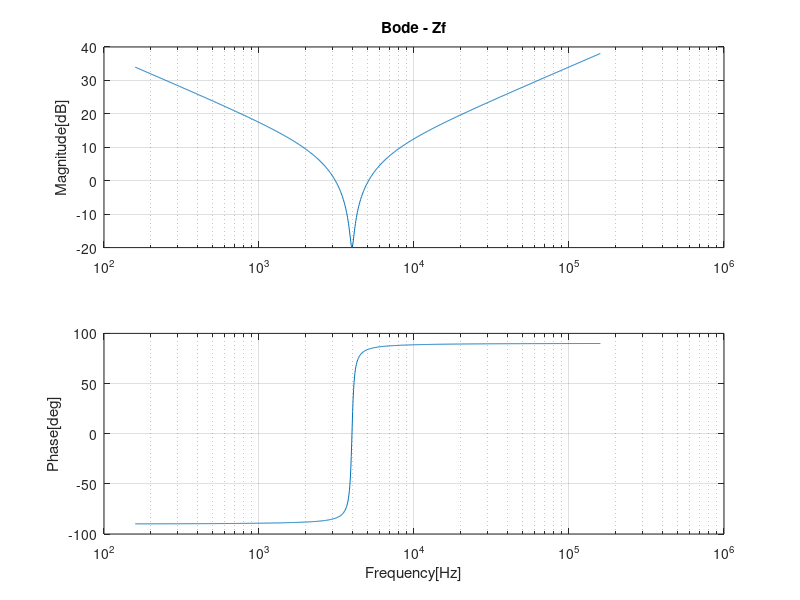

Write the MATLAB code that produced this figure.
% Series LC Filter

clear all; % clear all code
close all; % close all windows
clc; % command line clear

% Load the control package for transfer functions [tf]
pkg load control

% Define filter parameters
C = 20e-06;
L = 80e-06;
R = 0.1;

% Setup a transfer function in the `s` domain [laplace]
s = tf('s');

% Transfer function for impedance [Zf]
Zf = (L * s) + (1 /  (C * s)) + R;

% Bode plot of the impedance response
[bode_mag, bode_pha, bode_w] = bode(Zf);

bode_hz = bode_w / (2 * pi); % Convert from rps to hz
bode_mag_db = 20 * (log10(bode_mag)); % Convert from ratio to dB

% Manual bode plots with Hz [not Rad/s]
figure
subplot(2,1,1); % Subplot 1 of (2,1)
semilogx(bode_hz, bode_mag_db); % Plot the magnitude
zoom on;
grid on;
title('Bode - Zf');
ylabel('Magnitude[dB]');

subplot(2,1,2); % Subplot 2 of (2,1)
semilogx(bode_hz, bode_pha); % Plot the phase
grid on;
zoom on;
ylabel('Phase[deg]');
xlabel('Frequency[Hz]');

% Manually calculating the filter impedance at some frequency of interest.
% Note, to calculate Zf (Ohms) from the bode plot: Zf = 10^(dB/20) or ...
% Note, to calculate dB from the Cf calculation = 20*Log(Zf)
f = 4000; % What frequency do we want to calculate the filter impedance?
% L & C in series
Zf_Ohms = abs(((1/(2*pi*f*C))*(-i)) + ((2*pi*f*L)*(i)) + R);
